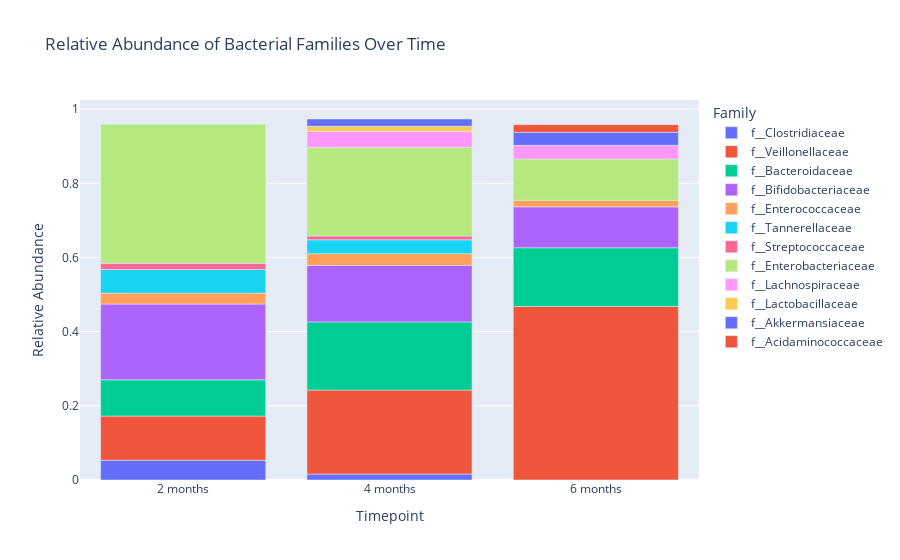

Source (notebook cell):
### Code cell
fig = px.bar(
    plotly_family_df[plotly_family_df["Abundance"] > 0.01].sort_values(by="timepoint"),
    x="timepoint",
    y="Abundance",
    color="Family",
    title="Relative Abundance of Bacterial Families Over Time",
    labels={"timepoint": "Timepoint", "Abundance": "Relative Abundance"}
)
fig.show()

### Figure 1 — Plotly figure (JSON) as saved in the notebook; plotly's stock layout.template omitted (floating-point values rounded to 4 significant figures)
{"data": [{"hovertemplate": "Family=f__Clostridiaceae<br>Timepoint=%{x}<br>Relative Abundance=%{y}<extra></extra>", "legendgroup": "f__Clostridiaceae", "marker": {"color": "#636efa", "pattern": {"shape": ""}}, "name": "f__Clostridiaceae", "orientation": "v", "showlegend": true, "textposition": "auto", "type": "bar", "x": ["2 months", "4 months"], "xaxis": "x", "y": [0.05322, 0.01606], "yaxis": "y"}, {"hovertemplate": "Family=f__Veillonellaceae<br>Timepoint=%{x}<br>Relative Abundance=%{y}<extra></extra>", "legendgroup": "f__Veillonellaceae", "marker": {"color": "#EF553B", "pattern": {"shape": ""}}, "name": "f__Veillonellaceae", "orientation": "v", "showlegend": true, "textposition": "auto", "type": "bar", "x": ["2 months", "4 months", "6 months"], "xaxis": "x", "y": [0.1191, 0.2264, 0.4678], "yaxis": "y"}, {"hovertemplate": "Family=f__Bacteroidaceae<br>Timepoint=%{x}<br>Relative Abundance=%{y}<extra></extra>", "legendgroup": "f__Bacteroidaceae", "marker": {"color": "#00cc96", "pattern": {"shape": ""}}, "name": "f__Bacteroidaceae", "orientation": "v", "showlegend": true, "textposition": "auto", "type": "bar", "x": ["2 months", "4 months", "6 months"], "xaxis": "x", "y": [0.09782, 0.1838, 0.1584], "yaxis": "y"}, {"hovertemplate": "Family=f__Bifidobacteriaceae<br>Timepoint=%{x}<br>Relative Abundance=%{y}<extra></extra>", "legendgroup": "f__Bifidobacteriaceae", "marker": {"color": "#ab63fa", "pattern": {"shape": ""}}, "name": "f__Bifidobacteriaceae", "orientation": "v", "showlegend": true, "textposition": "auto", "type": "bar", "x": ["2 months", "4 months", "6 months"], "xaxis": "x", "y": [0.2043, 0.1527, 0.1102], "yaxis": "y"}, {"hovertemplate": "Family=f__Enterococcaceae<br>Timepoint=%{x}<br>Relative Abundance=%{y}<extra></extra>", "legendgroup": "f__Enterococcaceae", "marker": {"color": "#FFA15A", "pattern": {"shape": ""}}, "name": "f__Enterococcaceae", "orientation": "v", "showlegend": true, "textposition": "auto", "type": "bar", "x": ["2 months", "4 months", "6 months"], "xaxis": "x", "y": [0.0295, 0.03136, 0.01787], "yaxis": "y"}, {"hovertemplate": "Family=f__Tannerellaceae<br>Timepoint=%{x}<br>Relative Abundance=%{y}<extra></extra>", "legendgroup": "f__Tannerellaceae", "marker": {"color": "#19d3f3", "pattern": {"shape": ""}}, "name": "f__Tannerellaceae", "orientation": "v", "showlegend": true, "textposition": "auto", "type": "bar", "x": ["2 months", "4 months"], "xaxis": "x", "y": [0.06343, 0.03738], "yaxis": "y"}, {"hovertemplate": "Family=f__Streptococcaceae<br>Timepoint=%{x}<br>Relative Abundance=%{y}<extra></extra>", "legendgroup": "f__Streptococcaceae", "marker": {"color": "#FF6692", "pattern": {"shape": ""}}, "name": "f__Streptococcaceae", "orientation": "v", "showlegend": true, "textposition": "auto", "type": "bar", "x": ["2 months", "4 months"], "xaxis": "x", "y": [0.01673, 0.01007], "yaxis": "y"}, {"hovertemplate": "Family=f__Enterobacteriaceae<br>Timepoint=%{x}<br>Relative Abundance=%{y}<extra></extra>", "legendgroup": "f__Enterobacteriaceae", "marker": {"color": "#B6E880", "pattern": {"shape": ""}}, "name": "f__Enterobacteriaceae", "orientation": "v", "showlegend": true, "textposition": "auto", "type": "bar", "x": ["2 months", "4 months", "6 months"], "xaxis": "x", "y": [0.3751, 0.2393, 0.1112], "yaxis": "y"}, {"hovertemplate": "Family=f__Lachnospiraceae<br>Timepoint=%{x}<br>Relative Abundance=%{y}<extra></extra>", "legendgroup": "f__Lachnospiraceae", "marker": {"color": "#FF97FF", "pattern": {"shape": ""}}, "name": "f__Lachnospiraceae", "orientation": "v", "showlegend": true, "textposition": "auto", "type": "bar", "x": ["4 months", "6 months"], "xaxis": "x", "y": [0.04278, 0.03675], "yaxis": "y"}, {"hovertemplate": "Family=f__Lactobacillaceae<br>Timepoint=%{x}<br>Relative Abundance=%{y}<extra></extra>", "legendgroup": "f__Lactobacillaceae", "marker": {"color": "#FECB52", "pattern": {"shape": ""}}, "name": "f__Lactobacillaceae", "orientation": "v", "showlegend": true, "textposition": "auto", "type": "bar", "x": ["4 months"], "xaxis": "x", "y": [0.01405], "yaxis": "y"}, {"hovertemplate": "Family=f__Akkermansiaceae<br>Timepoint=%{x}<br>Relative Abundance=%{y}<extra></extra>", "legendgroup": "f__Akkermansiaceae", "marker": {"color": "#636efa", "pattern": {"shape": ""}}, "name": "f__Akkermansiaceae", "orientation": "v", "showlegend": true, "textposition": "auto", "type": "bar", "x": ["4 months", "6 months"], "xaxis": "x", "y": [0.01946, 0.03521], "yaxis": "y"}, {"hovertemplate": "Family=f__Acidaminococcaceae<br>Timepoint=%{x}<br>Relative Abundance=%{y}<extra></extra>", "legendgroup": "f__Acidaminococcaceae", "marker": {"color": "#EF553B", "pattern": {"shape": ""}}, "name": "f__Acidaminococcaceae", "orientation": "v", "showlegend": true, "textposition": "auto", "type": "bar", "x": ["6 months"], "xaxis": "x", "y": [0.02059], "yaxis": "y"}], "layout": {"barmode": "relative", "legend": {"title": {"text": "Family"}, "tracegroupgap": 0}, "title": {"text": "Relative Abundance of Bacterial Families Over Time"}, "xaxis": {"anchor": "y", "domain": [0, 1], "title": {"text": "Timepoint"}}, "yaxis": {"anchor": "x", "domain": [0, 1], "title": {"text": "Relative Abundance"}}}}
